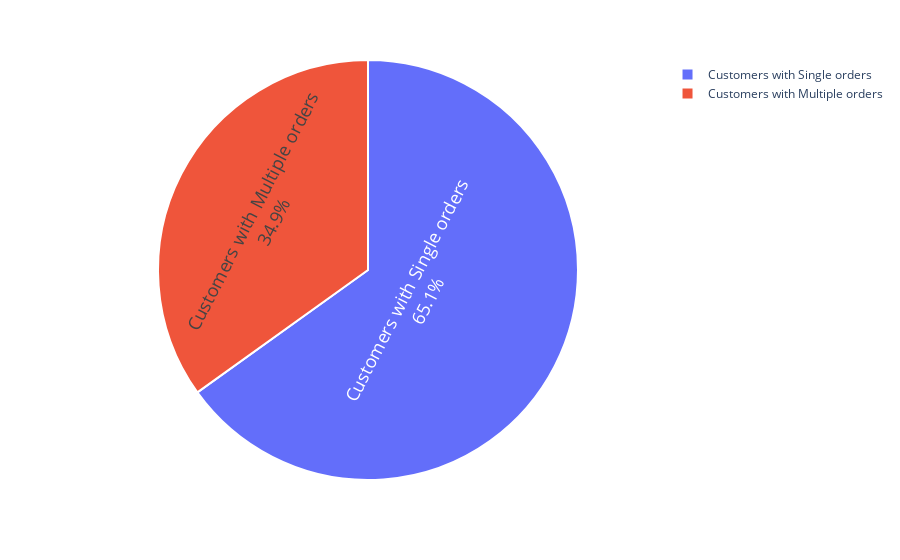

Notebook source saved alongside this figure:
### Code cell
#Number of Orders vs number of customers

num_of_orders = dataset.groupby("Customer ID")["increment_id"].nunique().sort_values(ascending=False) #Grouping Customers with increment ids and counting unique values
num_of_orders_df = pd.DataFrame(list(num_of_orders.items()),columns = ["Customer ID","Number of Orders"])

x = num_of_orders_df[num_of_orders_df["Number of Orders"] == 1].value_counts().sum()
y = num_of_orders_df[num_of_orders_df["Number of Orders"] != 1].value_counts().sum()


data = {"order" : ["Customers with Single orders", "Customers with Multiple orders"], "Customer_Counts": [x,y]}

order_counts = pd.DataFrame.from_dict(data)

import plotly.express as px #Needed this to create piechart 

#Creating a pie chart
fig = px.pie(order_counts, 
             values = order_counts.Customer_Counts, 
             names = order_counts.order,
             template = 'plotly_white')

#Setting up the pie chart cosmetics
fig.update_traces(textposition='inside', textinfo='percent+label', textfont_size=18,
                  marker = dict(line = dict(color = 'white', width = 2)))
fig.show()

### Figure 1 — Plotly figure (JSON) as saved in the notebook; plotly's stock layout.template omitted (floating-point values rounded to 4 significant figures)
{"data": [{"domain": {"x": [0.0, 1.0], "y": [0.0, 1.0]}, "hovertemplate": "order=%{label}<br>Customer_Counts=%{value}<extra></extra>", "labels": ["Customers with Single orders", "Customers with Multiple orders"], "legendgroup": "", "marker": {"line": {"color": "white", "width": 2}}, "name": "", "showlegend": true, "textfont": {"size": 18}, "textinfo": "percent+label", "textposition": "inside", "type": "pie", "values": [51626, 27683]}], "layout": {"legend": {"tracegroupgap": 0}, "margin": {"t": 60}}}
